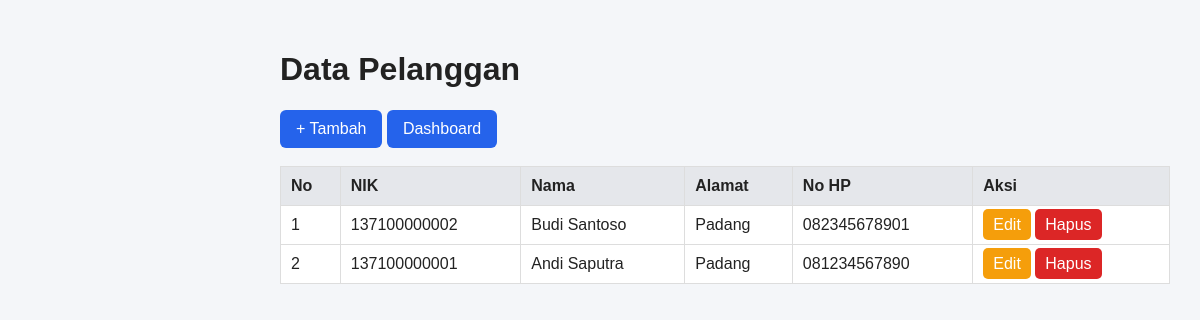
Screenshot of /pelanggan/index.php (signed in) with the database file from the repository.
### tables this page shows
CREATE TABLE pelanggan(id INT AUTO_INCREMENT PRIMARY KEY,nik VARCHAR(30) UNIQUE NOT NULL,nama VARCHAR(100) NOT NULL,alamat TEXT NOT NULL,no_hp VARCHAR(20) NOT NULL);

### pelanggan/index.php (the view)
<?php include '../auth/cek_login.php';include '../koneksi.php';$q=mysqli_query($conn,'SELECT * FROM pelanggan ORDER BY id DESC');?><!doctype html><html><head><meta charset="utf-8"><title>Pelanggan</title><link rel="stylesheet" href="../assets/style.css"></head><body><div class="content"><h1>Data Pelanggan</h1><a class="btn" href="tambah.php">+ Tambah</a> <a class="btn" href="../dashboard.php">Dashboard</a><br><br><table><tr><th>No</th><th>NIK</th><th>Nama</th><th>Alamat</th><th>No HP</th><th>Aksi</th></tr><?php $n=1;while($p=mysqli_fetch_assoc($q)):?><tr><td><?=$n++?></td><td><?=htmlspecialchars($p['nik'])?></td><td><?=htmlspecialchars($p['nama'])?></td><td><?=htmlspecialchars($p['alamat'])?></td><td><?=htmlspecialchars($p['no_hp'])?></td><td><a class="btn-edit" href="edit.php?id=<?=$p['id']?>">Edit</a> <a class="btn-delete" href="hapus.php?id=<?=$p['id']?>">Hapus</a></td></tr><?php endwhile;?></table></div></body></html>

### assets/style.css (style rules this page uses)
* { box-sizing:border-box }
body { margin:0;font-family:Arial;background:#f4f6f9;color:#222 }
.content { margin-left:250px;padding:30px }
.btn,button { display:inline-block;background:#2563eb;color:white;border:0;padding:10px 16px;border-radius:6px;text-decoration:none;cursor:pointer }
.btn-edit { background:#f59e0b;color:white;padding:7px 10px;border-radius:5px;text-decoration:none }
.btn-delete { background:#dc2626;color:white;padding:7px 10px;border-radius:5px;text-decoration:none }
table { width:100%;border-collapse:collapse;background:white }
th,td { border:1px solid #ddd;padding:10px;text-align:left }
th { background:#e5e7eb }

### rows the page displays
pelanggan: nik "137100000002", nama "Budi Santoso", alamat "Padang", no_hp "082345678901"
pelanggan: nik "137100000001", nama "Andi Saputra", alamat "Padang", no_hp "081234567890"
